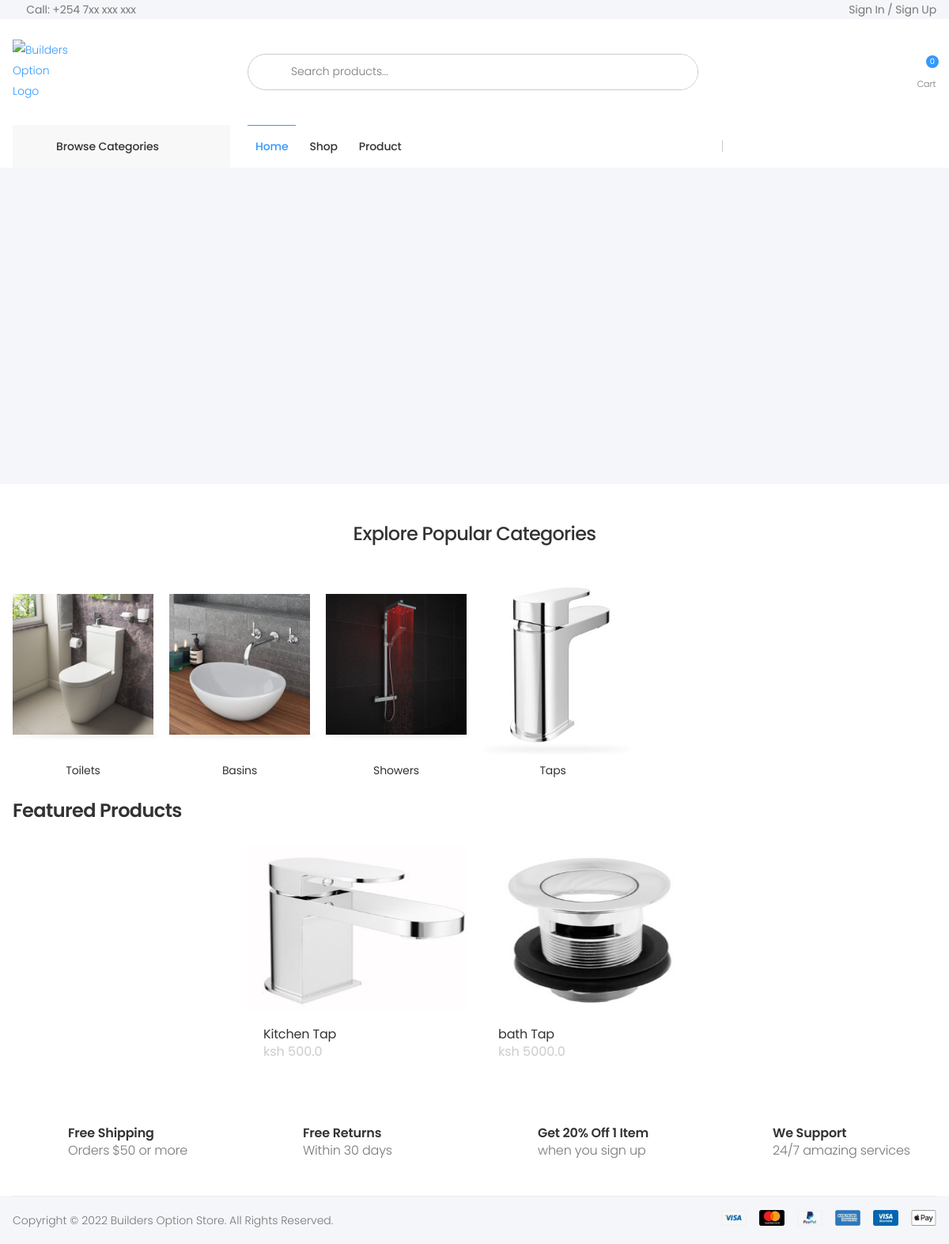
The page / on the database its author committed.
### cart/models.py (models this page shows, shortened)
class Cart(models.Model):
    creation_date = models.DateTimeField(verbose_name=_('creation date'))
    checked_out = models.BooleanField(default=False, verbose_name=_('checked out'))
    class Meta:
        verbose_name = _('cart')
        verbose_name_plural = _('carts')
        ordering = ('-creation_date',)

### main/models.py (models this page shows, shortened)
class Category(models.Model):
    name = models.CharField(max_length=100)
    image = models.ImageField(upload_to='category_images', null=True, blank=True)
    def __str__(self):
        return self.name
    def get_url(self):
        return f'{self.name}~{self.id}'

class Product(models.Model):
    categories = models.ManyToManyField(Category)
    name = models.CharField(max_length=100)
    price = models.FloatField()
    discount_price = models.FloatField()
    in_stock = models.IntegerField()
    details = models.TextField()
    on_deals = models.BooleanField(default=False, blank=True, null=True)
    description = models.TextField()
    created_on = models.DateTimeField(auto_now_add=True)
    def __str__(self):
        return self.name
    def get_url(self):
        name = self.name.replace(' ', '-')
        return f'{name}~{self.id}'
    def display_image(self):
        try:
            image = ProductImages.objects.filter(product_id=self.id)[0]
            return image.image.url
        except Exception as e:
            print(str(e))
        return 'media/category-images/noimg.png'

class ProductImages(models.Model):
    product = models.ForeignKey(Product, on_delete=models.CASCADE)
    image = models.ImageField(upload_to='images')

### main/views.py (the view)
# urls.py: path('', views.index, name="home"),
def index(request):
    products_list = Product.objects.all()
    on_deals = Product.objects.filter(on_deals=True)
    cats = Category.objects.all()
    cart = Cart(request)
    page = request.GET.get('page', 1)
    paginator = Paginator(products_list, 8)
    try:
        prods = paginator.page(page)
    except PageNotAnInteger:
        prods = paginator.page(1)
    except EmptyPage:
        prods = paginator.page(paginator.num_pages)
    context = {
        "products": prods,
        "categories": cats,
        "cart": cart,
        "on_deals": on_deals
    }
    return render(request, 'main/index.html', context)

### cart/cart.py (called while the page is built)
    def __iter__(self):
        for item in self.cart.item_set.all():
            yield item

    def new(self, request):
        cart = models.Cart(creation_date=datetime.datetime.now())
        cart.save()
        request.session[CART_ID] = cart.id
        return cart

    def count(self):
        result = 0
        for item in self.cart.item_set.all():
            result += 1 * item.quantity
        return result

    def summary(self):
        result = 0
        for item in self.cart.item_set.all():
            result += item.total_price
        return result

### templates/main/index.html (shortened to what this page needs)
{% extends 'base.html' %}
{% load static %}
{% block content %}
    {% include 'partials/nav.html' %}
    <div class="page-wrapper">
        <main class="main">
            <div class="intro-slider-container mb-5">
            </div>
            <div class="container">
                <h2 class="title text-center mb-4">Explore Popular Categories</h2>
                <div class="cat-blocks-container">
                    <div class="row">
                        {% for category in categories %}
                        <div class="col-6 col-sm-4 col-lg-2">
                            <a href="{% url 'categories' category.get_url %}" class="cat-block">
                                <figure>
                                    <span>
                                        <img src="{{ category.image.url }}" alt="Category image">
                                    </span>
                                </figure>
                                <h3 class="cat-block-title">{{ category.name }}</h3>
                            </a>
                        </div>
                        {% endfor %}
                    </div>
                </div>
            </div>
        </main>
    </div>
    <div class="container for-you">
                <div class="heading heading-flex mb-3">
                    <div class="heading-left">
                        <h2 class="title">Featured Products</h2>
                    </div>
                </div>
                <div class="products">
                    <div class="row justify-content-center">
                        {% for product in products %}
                            {% include 'partials/product-card.html' %}
                        {% endfor %}
                    </div>
                </div>
            </div>
{% endblock %}

### templates/base.html (shortened to what this page needs)
{% load static %}
<!DOCTYPE html>
<html lang="en">
<head>
    <link rel="stylesheet" href="{% static 'assets/vendor/line-awesome/line-awesome/line-awesome/css/line-awesome.min.css' %}">
    <link rel="stylesheet" href="{% static 'assets/css/bootstrap.min.css' %}">
    <link rel="stylesheet" href="{% static 'assets/css/plugins/owl-carousel/owl.carousel.css' %}">
    <link rel="stylesheet" href="{% static 'assets/css/plugins/magnific-popup/magnific-popup.css' %}">
    <link rel="stylesheet" href="{% static 'assets/css/plugins/jquery.countdown.css' %}">
    <link rel="stylesheet" href="{% static 'assets/css/style.css' %}">
    <link rel="stylesheet" href="{% static 'assets/css/skins/skin-demo-4.css' %}">
    <link rel="stylesheet" href="{% static 'assets/css/demos/demo-4.css' %}">
    <link rel="stylesheet" href="{% static 'assets/css/plugins/nouislider/nouislider.css' %}">
</head>
<body>
    {% include 'partials/top-nav.html' %}
    {% block content %}
    {% endblock %}
    {% include 'partials/footer.html' %}
</body>
</html>

### templates/partials/top-nav.html (shortened to what this page needs)
{% load static %}
<header class="header header-intro-clearance header-4">
        <div class="header-top">
            <div class="container">
                <div class="header-left">
                    <a href="tel:#"><i class="icon-phone"></i>Call: +254 7xx xxx xxx</a>
                </div>
                <div class="header-right">
                    <ul class="top-menu">
                        <li>
                            <ul>
                                {% if user.is_authenticated %}
                                    <li><a href="{% url 'sign-out' %}">Sign Out</a></li>
                                    <li><a href="#">My Account</a> </li>
                                {% else %}
                                    <li><a href="#signin-modal" id="login-link" data-toggle="modal">Sign in / Sign up</a></li>
                                {% endif %}
                            </ul>
                        </li>
                    </ul>
                </div>
            </div>
        </div>
</header>

### templates/partials/nav.html (shortened to what this page needs)
{% load static %}
<header class="header header-intro-clearance header-4">
    <div class="header-middle">
        <div class="container">
            <div class="header-left">
                <a href="{% url 'home' %}" class="logo">
                    <img src="{% static 'assets/images/logo.jpeg' %}" alt="Builders Option Logo" width="70" height="auto">
                </a>
            </div>
            <div class="header-center">
                <div class="header-search header-search-extended header-search-visible d-none d-lg-block">
                    <form action="{% url 'search' %}" method="get" value="{{ request.GET.q }}">
                        <div class="header-search-wrapper search-wrapper-wide">
                            <button class="btn btn-primary" type="submit" name="submit"><i class="icon-search"></i></button>
                            <input type="search" class="form-control" name="q" id="q" placeholder="Search products..." required>
                        </div>
                    </form>
                </div>
            </div>
            <div class="header-right">
                <div class="dropdown cart-dropdown">
                    <a href="#" class="dropdown-toggle" role="button" data-toggle="dropdown" aria-haspopup="true" aria-expanded="false" data-display="static">
                        <div class="icon">
                            <i class="icon-shopping-cart"></i>
                            <span class="cart-count">{{ cart.count }}</span>
                        </div>
                        <p>Cart</p>
                    </a>
                </div>
            </div>
        </div>
    </div>
    <div class="header-bottom sticky-header">
        <div class="container">
            <div class="header-left">
                <div class="dropdown category-dropdown">
                    <a href="#" class="dropdown-toggle" role="button" data-toggle="dropdown" aria-haspopup="true" aria-expanded="false" data-display="static" title="Browse Categories">
                        Browse Categories <i class="icon-angle-down"></i>
                    </a>
                </div>
            </div>
            <div class="header-center">
                <nav class="main-nav">
                    <ul class="menu">
                        <li class="megamenu-container active">
                            <a href="{% url 'home' %}" class="">Home</a>
                        </li>
                        <li>
                            <a href="category.html" class="">Shop</a>
                        </li>
                        <li>
                            <a href="product.html" class="">Product</a>
                        </li>
                    </ul>
                </nav>
            </div>
        </div>
    </div>
</header>

### templates/partials/product-card.html (shortened to what this page needs)
{% load static %}
<div class="col-6 col-md-4 col-lg-3">
    <div class="product product-2">
        <figure class="product-media">
            <a href="{% url 'products' product.get_url %}">
                <img src="{{ product.display_image }}" alt="{{ product }} image" style="max-height: 210px" class="product-image">
            </a>
        </figure>
        <div class="product-body">
            <h3 class="product-title"><a href="{% url 'products' product.get_url %}">{{ product }}</a></h3>
            <div class="product-price">
                <span class="out-price">ksh {{ product.price }}</span>
            </div>
        </div>
    </div>
</div>

### templates/partials/footer.html (shortened to what this page needs)
{% load static %}
<div class="icon-boxes-container bg-transparent">
    <div class="container">
        <div class="row">
            <div class="col-sm-6 col-lg-3">
                <div class="icon-box icon-box-side">
                    <span class="icon-box-icon text-dark">
                        <i class="icon-rocket"></i>
                    </span>
                    <div class="icon-box-content">
                        <h3 class="icon-box-title">Free Shipping</h3>
                        <p>Orders $50 or more</p>
                    </div>
                </div>
            </div>
            <div class="col-sm-6 col-lg-3">
                <div class="icon-box icon-box-side">
                    <span class="icon-box-icon text-dark">
                        <i class="icon-rotate-left"></i>
                    </span>
                    <div class="icon-box-content">
                        <h3 class="icon-box-title">Free Returns</h3>
                        <p>Within 30 days</p>
                    </div>
                </div>
            </div>
            <div class="col-sm-6 col-lg-3">
                <div class="icon-box icon-box-side">
                    <span class="icon-box-icon text-dark">
                        <i class="icon-info-circle"></i>
                    </span>
                    <div class="icon-box-content">
                        <h3 class="icon-box-title">Get 20% Off 1 Item</h3>
                        <p>when you sign up</p>
                    </div>
                </div>
            </div>
            <div class="col-sm-6 col-lg-3">
                <div class="icon-box icon-box-side">
                    <span class="icon-box-icon text-dark">
                        <i class="icon-life-ring"></i>
                    </span>
                    <div class="icon-box-content">
                        <h3 class="icon-box-title">We Support</h3>
                        <p>24/7 amazing services</p>
                    </div>
                </div>
            </div>
        </div>
    </div>
</div>
<footer class="footer">
    <div class="footer-bottom">
        <div class="container">
            <p class="footer-copyright">Copyright © 2022 Builders Option Store. All Rights Reserved.</p>
            <figure class="footer-payments">
                <img src="{% static 'assets/images/payments.png' %}" alt="Payment methods" width="272" height="20">
            </figure>
        </div>
    </div>
</footer>

### templates/partials/alert.html (shortened to what this page needs)
{% load static %}

### templates/partials/mobile-menu.html (shortened to what this page needs)
{% load static %}

### templates/partials/auth-modal.html (shortened to what this page needs)
{% load static %}

### static/assets/css/skins/skin-demo-4.css (style rules this page uses)
a { color:#39f }
.header-3 .header-search-extended .btn,.header-4 .header-search-extended .btn { background-color:transparent;color:#333 }
.btn-primary { color:#fff;background-color:#39f;border-color:#39f;box-shadow:none }
.icon-box-icon { color:#39f }
.product-price { color:#39f }
.cart-dropdown .cart-count { background-color:#39f }
.menu li:hover>a,.menu li.show>a,.menu li.active>a { color:#39f }
.header-bottom .menu>li>a:before { background-color:#39f }
.category-dropdown .dropdown-toggle:before { background-color:#39f }
.header-4 .header-search .header-search-wrapper { border-color:#39f }

### static/assets/css/demos/demo-4.css (style rules this page uses)
.intro-slider-container,.intro-slide { height:310px;background-color:#f5f6f9 }
.cat-blocks-container { padding-top:.5rem }
.cat-blocks-container [class*="col-"] { display:flex;align-items:stretch;justify-content:center }
.cat-block { display:flex;flex-direction:column;justify-content:flex-end;align-items:center;text-align:center;margin-bottom:3rem }
.cat-block figure { display:inline-flex;align-items:center;position:relative;flex:1;margin:0 }
.cat-block figure span { position:relative }
.cat-block figure span:after { content:'';display:block;position:absolute;bottom:-.2rem;left:45%;width:105%;margin-left:-45%;height:.3rem;border-radius:50%;background-color:rgba(0,0,0,0.3);transition:all 0.35s ease;filter:blur(3px);opacity:.5 }
.cat-block img { margin-left:auto;margin-right:auto;transition:transform 0.35s ease }
.cat-block-title { color:#333;font-weight:400;font-size:1.4rem;letter-spacing:-.01em;margin-top:2rem;margin-bottom:0 }
.heading .title { font-weight:600;letter-spacing:-.025em }
.product.product-2 { background-color:#fff;border:.1rem solid #ebebeb;margin-bottom:2rem }
.product-body { overflow:hidden }
.for-you .product.product-2 { border:none }
.icon-boxes-container { padding-top:2.5rem;padding-bottom:2.5rem }
.icon-box-side .icon-box-title { font-weight:600;margin-bottom:.2rem }
.icon-box-side p { font-size:1.6rem;letter-spacing:-.01em }
.icon-box-side .icon-box-icon { font-size:4rem }
.footer { background-color:#f5f6f9 }
.footer-bottom .container { padding-top:1.75rem;padding-bottom:1.75rem }
@media screen and (min-width: 576px) { .intro-slider-container,.intro-slide { height:360px } }
@media screen and (min-width: 992px) { .intro-slider-container,.intro-slide { height:400px } }

### rows shown on the page
Category: image (picture), name "Toilets"
Category: image (picture), name "Basins"
Category: image (picture), name "Showers"
Category: image (picture), name "Taps"
Product: display_image (picture), name "Kitchen Tap", price "500.0"
Product: display_image (picture), name "bath Tap", price "5000.0"
